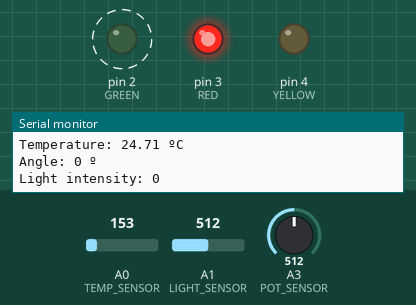
Bench run of a sketch on a simulated Arduino Uno, built with avr-gcc and run on an emulated ATmega328P. On the bench: output pins drawn as LEDs (lit = HIGH), the last lines printed to the serial monitor. Dashed ring = blinking. The test bench sets the inputs (shaded band); at power-on: A0 (TEMP_SENSOR) = 153, A1 (LIGHT_SENSOR) = 512, A3 (POT_SENSOR) = 512.

Above: at 11.2 s.
11.3 s: A0 (TEMP_SENSOR) set to 164
At 11.65 s:
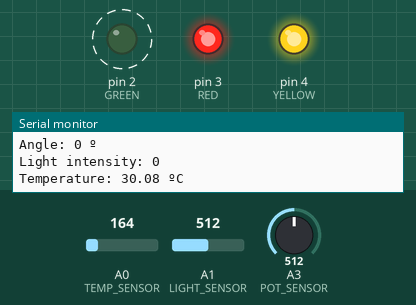
14.3 s: A1 (LIGHT_SENSOR) set to 500
At 14.49 s:
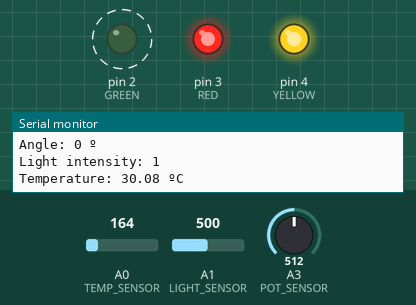
17.3 s: A0 (TEMP_SENSOR) set to 114
At 26.2 s:
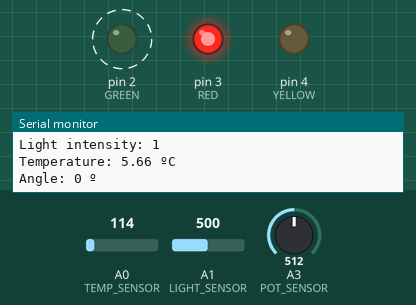
Timing chart, 0 to 26.3 s (numbered marks = the images above; inputs shaded):
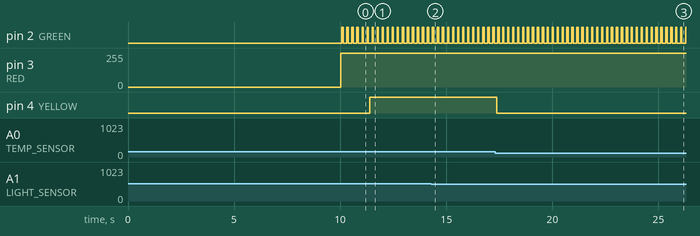

Measured:
- the behaviour switches between 157 and 158 on A0 (TEMP_SENSOR) (found by bisection; images 0 and 1)
- after the input at 11.3 s, pin 4 (YELLOW): LOW → HIGH after 0.08 s
- after the input at 14.3 s, pin 3 (RED): 255/255 → 254/255 after 0.05 s
- after the input at 17.3 s, pin 4 (YELLOW): HIGH → LOW after 0.07 s
- by itself, pin 2 (GREEN): alternates HIGH for 0.06 s and LOW for 0.17 s

The sketch:

lab02.ino
```cpp
const int YELLOW = 4;
const int RED = 3;
const int GREEN = 2;

const int TEMP_SENSOR = A0;
const int LIGHT_SENSOR = A1;
const int POT_SENSOR = A3;

const int TEMP_THRESHOLD = 27;           // degrees celsius
const unsigned long MIN_PERIOD = 200;    // 0.2 seconds
const unsigned long MAX_PERIOD = 2000;   // 2 seconds

const unsigned long CALIBRATION_DURATION = 5000; // 5 seconds

int tempValue = 0;     // temperature sensor value

int lightValue = 0;    // light sensor value
int lightMin = 1023;   // minimum light sensor value
int lightMax = 0;      // maximum light sensor value

int potValue = 0;      // potentiometer value
int potMin = 1023;     // minimum potentiometer value
int potMax = 0;        // maximum potentiometer value

int angle, lightIntensity;
float temperature;

void calibrateLight(){
  Serial.println("Light calibration started");

  unsigned long start = millis();

  while ((millis() - start) <= CALIBRATION_DURATION) {
    lightValue = analogRead(LIGHT_SENSOR);

    // record the minimum and maximum light sensor value
    if (lightValue > lightMax) { lightMax = lightValue; }
    if (lightValue < lightMin) { lightMin = lightValue; }
  }

  Serial.println("Light calibration finished");
}

void calibratePot(){
  Serial.println("Pot calibration started");

  unsigned long start = millis();

  while ((millis() - start) <= CALIBRATION_DURATION) {
    potValue = analogRead(POT_SENSOR);

    // record the minimum and maximum potentiometer value
    if (potValue > potMax) { potMax = potValue; }
    if (potValue < potMin) { potMin = potValue; }
  }

  Serial.println("Pot calibration finished");
}

void setup() {
  pinMode(RED, OUTPUT);
  pinMode(GREEN, OUTPUT);
  pinMode(YELLOW, OUTPUT);

  Serial.begin(9600); // debug purposes

  /*
   * Calibration techine:
   * The board takes sensor readings for 15 seconds during the startup, and
   * tracks the highest and lowest values it gets. These sensor readings during
   * the first five seconds of the sketch execution define the minimum and maximum
   * of expected values for the readings taken during the loop.
  */

  calibrateLight();
  calibratePot();
}

void loop() {
  readTempSensor();
  readPotSensor();
  readLightSensor();

  Serial.println();

  handleTemperature();
  handleLight();
  handlePot();
}

void readTempSensor() {

  // https://www.arduino.cc/en/uploads/Main/TemperatureSensor.pdf

  // read the sensors
  tempValue = analogRead(TEMP_SENSOR);

  // getting the voltage from the value read from the sensor
  float voltage = tempValue / 1024.0 * 5.0;

  // converting from 10 mv per degree with 500 mV offset
  temperature = (voltage - 0.5) * 100;

  Serial.print("Temperature: "); Serial.print(temperature); Serial.println(" ºC");

}


void handleTemperature() {

  if (temperature > TEMP_THRESHOLD) {
    digitalWrite(YELLOW, HIGH);
  } else if (temperature < TEMP_THRESHOLD) {
    digitalWrite(YELLOW, LOW);
  }

}

void readLightSensor() {

  lightValue = analogRead(LIGHT_SENSOR);

  lightValue = map(lightValue, lightMin, lightMax, 0, 255);
  lightIntensity = constrain(lightValue, 0, 255);

  Serial.print("Light intensity: "); Serial.print(lightIntensity);

}

void handleLight() {

  unsigned long delayBlink;

  // lightValue defines the intensity of the ligth (https://www.arduino.cc/en/Tutorial/PWM)
  delayBlink = millis();
  analogWrite(RED, 255 - lightIntensity);

}

void readPotSensor(){

  potValue = analogRead(POT_SENSOR);
  angle = map(potValue, potMin, potMax, 0, 180);

  angle = constrain(angle, 0, 180);
  Serial.print("Angle: "); Serial.print(angle); Serial.println(" º");

}


void handlePot() {

  static unsigned long delayBlink;

  unsigned long period = map(angle, 0, 180, MIN_PERIOD, MAX_PERIOD);
  unsigned long t = millis();
  unsigned long dt = t - delayBlink;

   if ( dt < (period / 2) ) {
      digitalWrite(GREEN, HIGH);
  } else if ( (dt > (period / 2)) && (dt < period) ){
      digitalWrite(GREEN, LOW);
  } else {
      delayBlink = millis();
  }

}
```
